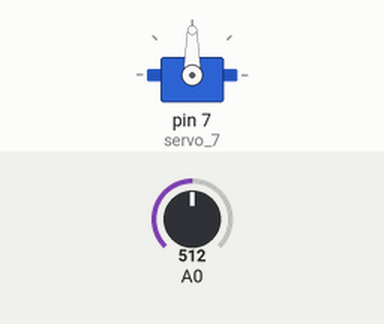
Bench run of a sketch on a simulated Arduino Uno, built with avr-gcc and run on an emulated ATmega328P. Parts: servo. The inputs (shaded band) are chosen by the test bench; at power-on: A0 = 512.

Above: at 1.2 s.
1.3 s: A0 set to 680
2.8 s: A0 set to 696
At 3.2 s:
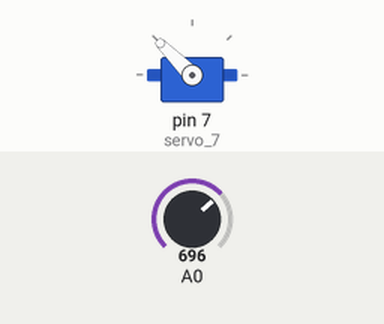
4.3 s: A0 set to 865
At 4.9 s:
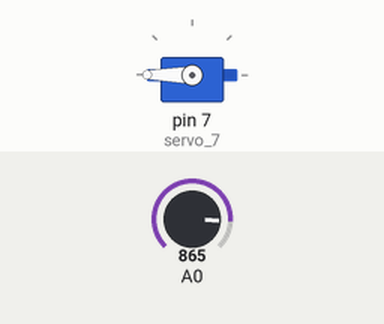
5.8 s: A0 set to 502
At 6.6 s:
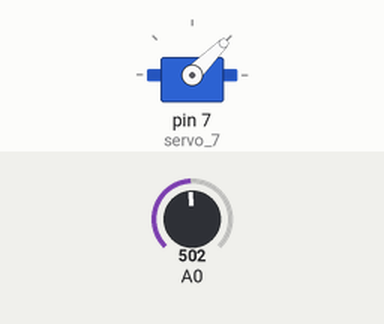
7.3 s: A0 set to 335
At 8.2 s:
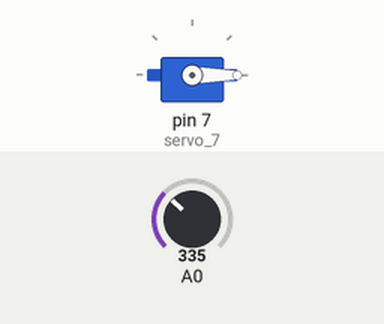
8.8 s: A0 set to 355
At 9.7 s:
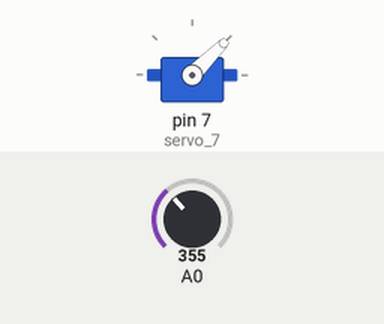
Timing chart, 0 to 11.3 s (numbered marks = the images above; inputs shaded):
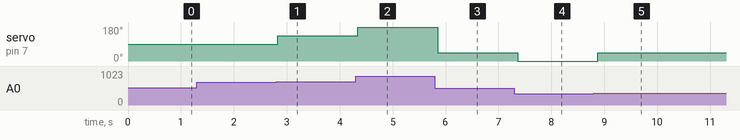

Measured:
- the behaviour switches between 687 and 688 on A0 (found by bisection; images 0 and 1)
- after the input at 1.3 s, every drawn part: stays the same
- after the input at 2.8 s, servo on pin 7 (servo_7): 90° → 135° at once
- after the input at 4.3 s, servo on pin 7 (servo_7): 135° → 180° at once
- after the input at 5.8 s, servo on pin 7 (servo_7): 180° → 45° after 0.06 s
- after the input at 7.3 s, servo on pin 7 (servo_7): 45° → 0° after 0.07 s
- after the input at 8.8 s, servo on pin 7 (servo_7): 0° → 45° after 0.08 s

The sketch:

SERVO_MOTR.ino
```cpp
#include <Servo.h>

Servo servo_7;

void setup(){
  servo_7.attach(7);
}

void loop(){
  if (170 <= analogRead(A0) && 340 >= analogRead(A0)) {
    servo_7.write(0);
    delay(100);

  }
  if (345 <= analogRead(A0) && 510 >= analogRead(A0)) {
    servo_7.write(45);
    delay(100);

  }
  if (512 <= analogRead(A0) && 680 >= analogRead(A0)) {
    servo_7.write(90);
    delay(100);

  }
  if (688 <= analogRead(A0) && 850 >= analogRead(A0)) {
    servo_7.write(135);
    delay(100);

  }
  if (855 <= analogRead(A0) && 1024 >= analogRead(A0)) {
    servo_7.write(180);
    delay(100);

  }

}
```
